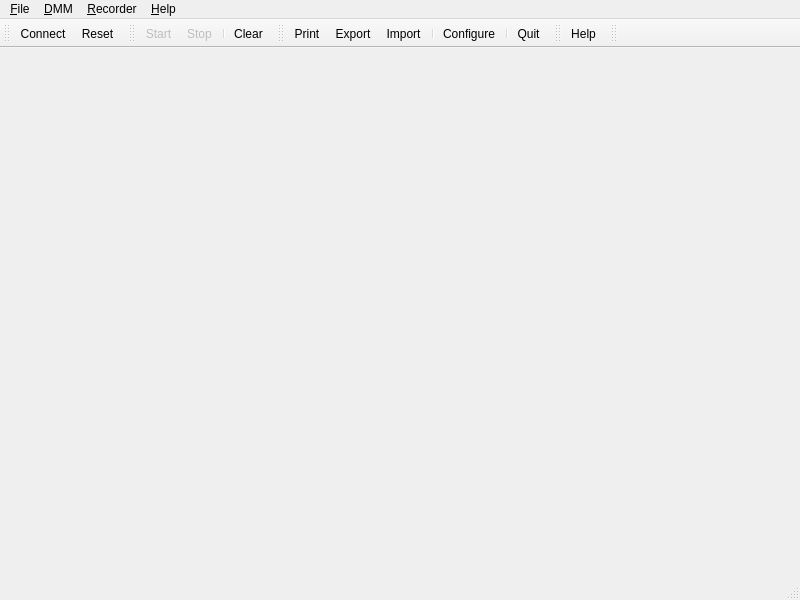
<?xml version="1.0" encoding="UTF-8"?>
<ui version="4.0">
 <class>UIMainWin</class>
 <widget class="QMainWindow" name="UIMainWin">
  <property name="geometry">
   <rect>
    <x>0</x>
    <y>0</y>
    <width>800</width>
    <height>600</height>
   </rect>
  </property>
  <property name="windowTitle">
   <string>MainWindow</string>
  </property>
  <property name="windowIcon">
   <iconset resource="../Resources.qrc">
    <normaloff>:/Symbols/icon.xpm</normaloff>:/Symbols/icon.xpm</iconset>
  </property>
  <widget class="QWidget" name="centralwidget"/>
  <widget class="QMenuBar" name="menubar">
   <property name="geometry">
    <rect>
     <x>0</x>
     <y>0</y>
     <width>800</width>
     <height>27</height>
    </rect>
   </property>
   <widget class="QMenu" name="menu_File">
    <property name="title">
     <string>&amp;File</string>
    </property>
    <addaction name="action_Export"/>
    <addaction name="action_Import"/>
    <addaction name="separator"/>
    <addaction name="action_Print"/>
    <addaction name="separator"/>
    <addaction name="action_Configure"/>
    <addaction name="separator"/>
    <addaction name="action_Quit"/>
   </widget>
   <widget class="QMenu" name="menu_DMM">
    <property name="title">
     <string>&amp;DMM</string>
    </property>
    <addaction name="action_Connect"/>
    <addaction name="action_Reset"/>
    <addaction name="separator"/>
    <addaction name="action_ConfigureDMM"/>
   </widget>
   <widget class="QMenu" name="menu_Recorder">
    <property name="title">
     <string>&amp;Recorder</string>
    </property>
    <addaction name="action_Start"/>
    <addaction name="action_Stop"/>
    <addaction name="separator"/>
    <addaction name="action_Clear"/>
    <addaction name="separator"/>
    <addaction name="actionConfigureRecorder"/>
   </widget>
   <widget class="QMenu" name="menu_Help">
    <property name="title">
     <string>&amp;Help</string>
    </property>
    <addaction name="action_On_version"/>
    <addaction name="action_Tipp_of_the_day"/>
    <addaction name="action_Direct_help"/>
   </widget>
   <addaction name="menu_File"/>
   <addaction name="menu_DMM"/>
   <addaction name="menu_Recorder"/>
   <addaction name="menu_Help"/>
  </widget>
  <widget class="QStatusBar" name="statusbar"/>
  <widget class="QToolBar" name="toolBarDMM">
   <property name="windowTitle">
    <string>DMM</string>
   </property>
   <property name="toolButtonStyle">
    <enum>Qt::ToolButtonTextUnderIcon</enum>
   </property>
   <attribute name="toolBarArea">
    <enum>TopToolBarArea</enum>
   </attribute>
   <attribute name="toolBarBreak">
    <bool>false</bool>
   </attribute>
   <addaction name="action_Connect"/>
   <addaction name="action_Reset"/>
  </widget>
  <widget class="QToolBar" name="toolBarRecorder">
   <property name="windowTitle">
    <string>Recorder</string>
   </property>
   <property name="toolButtonStyle">
    <enum>Qt::ToolButtonTextUnderIcon</enum>
   </property>
   <attribute name="toolBarArea">
    <enum>TopToolBarArea</enum>
   </attribute>
   <attribute name="toolBarBreak">
    <bool>false</bool>
   </attribute>
   <addaction name="action_Start"/>
   <addaction name="action_Stop"/>
   <addaction name="separator"/>
   <addaction name="action_Clear"/>
  </widget>
  <widget class="QToolBar" name="toolBarFile">
   <property name="windowTitle">
    <string>File</string>
   </property>
   <property name="toolButtonStyle">
    <enum>Qt::ToolButtonTextUnderIcon</enum>
   </property>
   <attribute name="toolBarArea">
    <enum>TopToolBarArea</enum>
   </attribute>
   <attribute name="toolBarBreak">
    <bool>false</bool>
   </attribute>
   <addaction name="action_Print"/>
   <addaction name="action_Export"/>
   <addaction name="action_Import"/>
   <addaction name="separator"/>
   <addaction name="action_Configure"/>
   <addaction name="separator"/>
   <addaction name="action_Quit"/>
  </widget>
  <widget class="QToolBar" name="toolBarHelp">
   <property name="windowTitle">
    <string>Help</string>
   </property>
   <property name="toolButtonStyle">
    <enum>Qt::ToolButtonTextUnderIcon</enum>
   </property>
   <attribute name="toolBarArea">
    <enum>TopToolBarArea</enum>
   </attribute>
   <attribute name="toolBarBreak">
    <bool>false</bool>
   </attribute>
   <addaction name="action_Direct_help"/>
  </widget>
  <widget class="QToolBar" name="toolBarDisplay">
   <property name="windowTitle">
    <string>Display</string>
   </property>
   <attribute name="toolBarArea">
    <enum>TopToolBarArea</enum>
   </attribute>
   <attribute name="toolBarBreak">
    <bool>false</bool>
   </attribute>
  </widget>
  <action name="action_Export">
   <property name="icon">
    <iconset resource="../Resources.qrc">
     <normaloff>:/Symbols/export.xpm</normaloff>:/Symbols/export.xpm</iconset>
   </property>
   <property name="text">
    <string>&amp;Export</string>
   </property>
   <property name="whatsThis">
    <string>&lt;html&gt;&lt;head/&gt;&lt;body&gt;&lt;p&gt;&lt;span style=&quot; font-weight:600;&quot;&gt;Export recorder graph&lt;/span&gt;&lt;/p&gt;&lt;p&gt;Here you can export the recorded data as tab separated list. Each line contains the following values (separated by a tab character): date (dd.mm.yyyy) time (hh:mm:ss) value (float) unit.&lt;/p&gt;&lt;/body&gt;&lt;/html&gt;</string>
   </property>
   <property name="shortcut">
    <string>Ctrl+E</string>
   </property>
  </action>
  <action name="action_Import">
   <property name="icon">
    <iconset resource="../Resources.qrc">
     <normaloff>:/Symbols/import.xpm</normaloff>:/Symbols/import.xpm</iconset>
   </property>
   <property name="text">
    <string>&amp;Import</string>
   </property>
   <property name="whatsThis">
    <string>&lt;html&gt;&lt;head/&gt;&lt;body&gt;&lt;p&gt;&lt;span style=&quot; font-weight:600;&quot;&gt;Import data into recorder&lt;/span&gt;&lt;/p&gt;&lt;p&gt;Here you can import previously exported data files. QtDMM tries to do an educated guess if the file format is correct and rejects import of files which to not match.&lt;/p&gt;&lt;/body&gt;&lt;/html&gt;</string>
   </property>
   <property name="shortcut">
    <string>Ctrl+I</string>
   </property>
  </action>
  <action name="action_Print">
   <property name="icon">
    <iconset resource="../Resources.qrc">
     <normaloff>:/Symbols/print.xpm</normaloff>:/Symbols/print.xpm</iconset>
   </property>
   <property name="text">
    <string>&amp;Print</string>
   </property>
   <property name="whatsThis">
    <string>&lt;html&gt;&lt;head/&gt;&lt;body&gt;&lt;p&gt;&lt;span style=&quot; font-weight:600;&quot;&gt;Print recorder graph&lt;/span&gt;&lt;/p&gt;&lt;p&gt;A dialog will open where you can define a title and a comment for your printout. The printer itself can also be configured here. To be able to print you need at least one working postscript printer configured in your system. Printing into a file is also supported.&lt;/p&gt;&lt;/body&gt;&lt;/html&gt;</string>
   </property>
   <property name="shortcut">
    <string>Ctrl+P</string>
   </property>
  </action>
  <action name="action_Configure">
   <property name="icon">
    <iconset resource="../Resources.qrc">
     <normaloff>:/Symbols/config.xpm</normaloff>:/Symbols/config.xpm</iconset>
   </property>
   <property name="text">
    <string>&amp;Configure</string>
   </property>
   <property name="whatsThis">
    <string>&lt;html&gt;&lt;head/&gt;&lt;body&gt;&lt;p&gt;&lt;span style=&quot; font-weight:600;&quot;&gt;Configure QtDMM&lt;/span&gt;&lt;/p&gt;&lt;p&gt;This will open QtDMM's configuration dialog. Here you can configure it's visual appearance and all options regarding the multimeter hardware and the recorder.&lt;/p&gt;&lt;/body&gt;&lt;/html&gt;</string>
   </property>
   <property name="shortcut">
    <string>F2</string>
   </property>
  </action>
  <action name="action_Quit">
   <property name="icon">
    <iconset resource="../Resources.qrc">
     <normaloff>:/Symbols/quit.xpm</normaloff>:/Symbols/quit.xpm</iconset>
   </property>
   <property name="text">
    <string>&amp;Quit</string>
   </property>
   <property name="whatsThis">
    <string>&lt;html&gt;&lt;head/&gt;&lt;body&gt;&lt;p&gt;&lt;span style=&quot; font-weight:600;&quot;&gt;Quit QtDMM&lt;/span&gt;&lt;/p&gt;&lt;p&gt;If the recorder contains unsaved data QtDMM will give you the option to savve your data first.&lt;/p&gt;&lt;/body&gt;&lt;/html&gt;</string>
   </property>
   <property name="shortcut">
    <string>Ctrl+Q</string>
   </property>
  </action>
  <action name="action_Connect">
   <property name="icon">
    <iconset resource="../Resources.qrc">
     <normaloff>:/Symbols/connect_on.xpm</normaloff>:/Symbols/connect_on.xpm</iconset>
   </property>
   <property name="text">
    <string>&amp;Connect</string>
   </property>
   <property name="whatsThis">
    <string>&lt;html&gt;&lt;head/&gt;&lt;body&gt;&lt;p&gt;&lt;span style=&quot; font-weight:600;&quot;&gt;Connect to the Multimeter&lt;/span&gt;&lt;/p&gt;&lt;p&gt;This will establish the serial connection to the dmm. If not connected the serial port is free and can be used by other software.&lt;/p&gt;&lt;/body&gt;&lt;/html&gt;</string>
   </property>
   <property name="shortcut">
    <string>Ctrl+C</string>
   </property>
  </action>
  <action name="action_Reset">
   <property name="icon">
    <iconset resource="../Resources.qrc">
     <normaloff>:/Symbols/reset.xpm</normaloff>:/Symbols/reset.xpm</iconset>
   </property>
   <property name="text">
    <string>&amp;Reset</string>
   </property>
   <property name="whatsThis">
    <string>&lt;html&gt;&lt;head/&gt;&lt;body&gt;&lt;p&gt;&lt;span style=&quot; font-weight:600;&quot;&gt;Reset min/max values&lt;/span&gt;&lt;/p&gt;&lt;p&gt;The min/max values in the display will be reset. You can activate this option at any time. &lt;/p&gt;&lt;/body&gt;&lt;/html&gt;</string>
   </property>
   <property name="shortcut">
    <string>Ctrl+R</string>
   </property>
  </action>
  <action name="action_ConfigureDMM">
   <property name="text">
    <string>&amp;Configure</string>
   </property>
   <property name="whatsThis">
    <string>&lt;html&gt;&lt;head/&gt;&lt;body&gt;&lt;p&gt;&lt;span style=&quot; font-weight:600;&quot;&gt;Configure QtDMM&lt;/span&gt;&lt;/p&gt;&lt;p&gt;This will open QtDMM's configuration dialog. Here you can configure it's visual appearance and all options regarding the multimeter hardware and the recorder.&lt;/p&gt;&lt;/body&gt;&lt;/html&gt;</string>
   </property>
   <property name="shortcut">
    <string>Shift+F2</string>
   </property>
  </action>
  <action name="action_Start">
   <property name="enabled">
    <bool>false</bool>
   </property>
   <property name="icon">
    <iconset resource="../Resources.qrc">
     <normaloff>:/Symbols/start.xpm</normaloff>:/Symbols/start.xpm</iconset>
   </property>
   <property name="text">
    <string>&amp;Start</string>
   </property>
   <property name="whatsThis">
    <string>&lt;html&gt;&lt;head/&gt;&lt;body&gt;&lt;p&gt;&lt;span style=&quot; font-weight:600;&quot;&gt;Start the recorder&lt;/span&gt;&lt;/p&gt;&lt;p&gt;If you are in manual mode this will start the recorder. Press F2 to set the recorder options.&lt;/p&gt;&lt;/body&gt;&lt;/html&gt;</string>
   </property>
   <property name="shortcut">
    <string>Ctrl+S</string>
   </property>
  </action>
  <action name="action_Stop">
   <property name="enabled">
    <bool>false</bool>
   </property>
   <property name="icon">
    <iconset resource="../Resources.qrc">
     <normaloff>:/Symbols/stop.xpm</normaloff>:/Symbols/stop.xpm</iconset>
   </property>
   <property name="text">
    <string>S&amp;top</string>
   </property>
   <property name="whatsThis">
    <string>&lt;html&gt;&lt;head/&gt;&lt;body&gt;&lt;p&gt;&lt;span style=&quot; font-weight:600;&quot;&gt;Stop the recorder&lt;/span&gt;&lt;/p&gt;&lt;p&gt;The recorder will be stopped. This is independent from the start mode of the recorder. &lt;/p&gt;&lt;/body&gt;&lt;/html&gt;</string>
   </property>
   <property name="shortcut">
    <string>Ctrl+X</string>
   </property>
  </action>
  <action name="action_Clear">
   <property name="icon">
    <iconset resource="../Resources.qrc">
     <normaloff>:/Symbols/clear.xpm</normaloff>:/Symbols/clear.xpm</iconset>
   </property>
   <property name="text">
    <string>&amp;Clear</string>
   </property>
   <property name="whatsThis">
    <string>&lt;html&gt;&lt;head/&gt;&lt;body&gt;&lt;p&gt;&lt;span style=&quot; font-weight:600;&quot;&gt;Clear the recorder graph&lt;/span&gt;&lt;/p&gt;&lt;p&gt;If the recorder is already started it will clear the graph and continue recording.&lt;/p&gt;&lt;/body&gt;&lt;/html&gt;</string>
   </property>
   <property name="shortcut">
    <string>Del</string>
   </property>
  </action>
  <action name="actionConfigureRecorder">
   <property name="text">
    <string>C&amp;onfigure</string>
   </property>
   <property name="whatsThis">
    <string>&lt;html&gt;&lt;head/&gt;&lt;body&gt;&lt;p&gt;&lt;span style=&quot; font-weight:600;&quot;&gt;Configure QtDMM&lt;/span&gt;&lt;/p&gt;&lt;p&gt;This will open QtDMM's configuration dialog. Here you can configure it's visual appearance and all options regarding the multimeter hardware and the recorder.&lt;/p&gt;&lt;/body&gt;&lt;/html&gt;</string>
   </property>
   <property name="shortcut">
    <string>Ctrl+F2</string>
   </property>
  </action>
  <action name="action_On_version">
   <property name="text">
    <string>&amp;On version</string>
   </property>
   <property name="whatsThis">
    <string>&lt;html&gt;&lt;head/&gt;&lt;body&gt;&lt;p&gt;&lt;span style=&quot; font-weight:600;&quot;&gt;Copyright information&lt;/span&gt;&lt;/p&gt;&lt;p&gt;Show copyright information and some blurb about QtDMM. &lt;/p&gt;&lt;/body&gt;&lt;/html&gt;</string>
   </property>
  </action>
  <action name="action_Tipp_of_the_day">
   <property name="text">
    <string>&amp;Tipp of the day</string>
   </property>
   <property name="whatsThis">
    <string>&lt;html&gt;&lt;head/&gt;&lt;body&gt;&lt;p&gt;Show tip of the day.&lt;/p&gt;&lt;/body&gt;&lt;/html&gt;</string>
   </property>
  </action>
  <action name="action_Direct_help">
   <property name="icon">
    <iconset resource="../Resources.qrc">
     <normaloff>:/Symbols/help.xpm</normaloff>:/Symbols/help.xpm</iconset>
   </property>
   <property name="text">
    <string>&amp;Direct Help</string>
   </property>
   <property name="iconText">
    <string>Help</string>
   </property>
   <property name="whatsThis">
    <string>&lt;html&gt;&lt;head/&gt;&lt;body&gt;&lt;p&gt;&lt;span style=&quot; font-weight:600;&quot;&gt;Direct Help&lt;/span&gt;&lt;/p&gt;&lt;p&gt;Enter the direct help mode. You have done this already when reading this text :)&lt;/p&gt;&lt;/body&gt;&lt;/html&gt;</string>
   </property>
   <property name="shortcut">
    <string>Shift+F1</string>
   </property>
  </action>
 </widget>
 <resources>
  <include location="../Resources.qrc"/>
 </resources>
 <connections/>
</ui>
